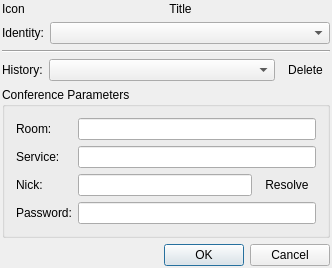
<?xml version="1.0" encoding="UTF-8"?>
<ui version="4.0">
 <class>JoinMultiChatDialogClass</class>
 <widget class="QDialog" name="JoinMultiChatDialogClass">
  <property name="geometry">
   <rect>
    <x>0</x>
    <y>0</y>
    <width>332</width>
    <height>250</height>
   </rect>
  </property>
  <layout class="QVBoxLayout" name="verticalLayout">
   <property name="leftMargin">
    <number>2</number>
   </property>
   <property name="topMargin">
    <number>2</number>
   </property>
   <property name="rightMargin">
    <number>2</number>
   </property>
   <property name="bottomMargin">
    <number>2</number>
   </property>
   <item>
    <layout class="QHBoxLayout" name="horizontalLayout">
     <item>
      <widget class="QLabel" name="lblIcon">
       <property name="text">
        <string>Icon</string>
       </property>
      </widget>
     </item>
     <item>
      <widget class="QLabel" name="lblTitle">
       <property name="sizePolicy">
        <sizepolicy hsizetype="Expanding" vsizetype="Preferred">
         <horstretch>0</horstretch>
         <verstretch>0</verstretch>
        </sizepolicy>
       </property>
       <property name="text">
        <string>Title</string>
       </property>
       <property name="alignment">
        <set>Qt::AlignCenter</set>
       </property>
      </widget>
     </item>
    </layout>
   </item>
   <item>
    <layout class="QHBoxLayout" name="hltIdentity">
     <item>
      <widget class="QLabel" name="lblIdentity">
       <property name="text">
        <string>Identity:</string>
       </property>
       <property name="textFormat">
        <enum>Qt::PlainText</enum>
       </property>
       <property name="buddy">
        <cstring>cmbStreamJid</cstring>
       </property>
      </widget>
     </item>
     <item>
      <widget class="QComboBox" name="cmbStreamJid">
       <property name="sizePolicy">
        <sizepolicy hsizetype="Expanding" vsizetype="Fixed">
         <horstretch>0</horstretch>
         <verstretch>0</verstretch>
        </sizepolicy>
       </property>
       <property name="sizeAdjustPolicy">
        <enum>QComboBox::AdjustToMinimumContentsLength</enum>
       </property>
      </widget>
     </item>
    </layout>
   </item>
   <item>
    <widget class="Line" name="line">
     <property name="orientation">
      <enum>Qt::Horizontal</enum>
     </property>
    </widget>
   </item>
   <item>
    <layout class="QHBoxLayout" name="hltHistory">
     <item>
      <widget class="QLabel" name="lblHistory">
       <property name="text">
        <string>History:</string>
       </property>
       <property name="textFormat">
        <enum>Qt::PlainText</enum>
       </property>
       <property name="buddy">
        <cstring>cmbHistory</cstring>
       </property>
      </widget>
     </item>
     <item>
      <widget class="QComboBox" name="cmbHistory">
       <property name="sizePolicy">
        <sizepolicy hsizetype="Expanding" vsizetype="Fixed">
         <horstretch>0</horstretch>
         <verstretch>0</verstretch>
        </sizepolicy>
       </property>
       <property name="sizeAdjustPolicy">
        <enum>QComboBox::AdjustToMinimumContentsLength</enum>
       </property>
      </widget>
     </item>
     <item>
      <widget class="QToolButton" name="tlbDeleteHistory">
       <property name="text">
        <string>Delete</string>
       </property>
       <property name="autoRaise">
        <bool>true</bool>
       </property>
      </widget>
     </item>
    </layout>
   </item>
   <item>
    <widget class="QGroupBox" name="grbConference">
     <property name="title">
      <string>Conference Parameters</string>
     </property>
     <layout class="QGridLayout" name="gridLayout">
      <item row="0" column="0">
       <widget class="QLabel" name="lblRoom">
        <property name="text">
         <string>Room:</string>
        </property>
       </widget>
      </item>
      <item row="0" column="1" colspan="2">
       <widget class="QLineEdit" name="lneRoom"/>
      </item>
      <item row="1" column="0">
       <widget class="QLabel" name="lblService">
        <property name="text">
         <string>Service:</string>
        </property>
        <property name="textFormat">
         <enum>Qt::PlainText</enum>
        </property>
        <property name="buddy">
         <cstring>lneService</cstring>
        </property>
       </widget>
      </item>
      <item row="1" column="1" colspan="2">
       <widget class="QLineEdit" name="lneService"/>
      </item>
      <item row="2" column="0">
       <widget class="QLabel" name="lblNick">
        <property name="text">
         <string>Nick:</string>
        </property>
        <property name="textFormat">
         <enum>Qt::PlainText</enum>
        </property>
        <property name="buddy">
         <cstring>lneNick</cstring>
        </property>
       </widget>
      </item>
      <item row="2" column="1">
       <widget class="QLineEdit" name="lneNick"/>
      </item>
      <item row="2" column="2">
       <widget class="QToolButton" name="tlbResolveNick">
        <property name="sizePolicy">
         <sizepolicy hsizetype="Preferred" vsizetype="Fixed">
          <horstretch>0</horstretch>
          <verstretch>0</verstretch>
         </sizepolicy>
        </property>
        <property name="text">
         <string>Resolve</string>
        </property>
        <property name="autoRaise">
         <bool>true</bool>
        </property>
       </widget>
      </item>
      <item row="3" column="0">
       <widget class="QLabel" name="lblPassword">
        <property name="text">
         <string>Password:</string>
        </property>
        <property name="textFormat">
         <enum>Qt::PlainText</enum>
        </property>
        <property name="buddy">
         <cstring>lnePassword</cstring>
        </property>
       </widget>
      </item>
      <item row="3" column="1" colspan="2">
       <widget class="QLineEdit" name="lnePassword">
        <property name="echoMode">
         <enum>QLineEdit::PasswordEchoOnEdit</enum>
        </property>
       </widget>
      </item>
     </layout>
    </widget>
   </item>
   <item>
    <widget class="QDialogButtonBox" name="btbButtons">
     <property name="standardButtons">
      <set>QDialogButtonBox::Cancel|QDialogButtonBox::Ok</set>
     </property>
    </widget>
   </item>
  </layout>
 </widget>
 <layoutdefault spacing="6" margin="11"/>
 <tabstops>
  <tabstop>lneRoom</tabstop>
  <tabstop>lneService</tabstop>
  <tabstop>lneNick</tabstop>
  <tabstop>tlbResolveNick</tabstop>
  <tabstop>lnePassword</tabstop>
  <tabstop>btbButtons</tabstop>
  <tabstop>cmbStreamJid</tabstop>
  <tabstop>cmbHistory</tabstop>
  <tabstop>tlbDeleteHistory</tabstop>
 </tabstops>
 <resources/>
 <connections>
  <connection>
   <sender>btbButtons</sender>
   <signal>rejected()</signal>
   <receiver>JoinMultiChatDialogClass</receiver>
   <slot>reject()</slot>
   <hints>
    <hint type="sourcelabel">
     <x>359</x>
     <y>299</y>
    </hint>
    <hint type="destinationlabel">
     <x>380</x>
     <y>177</y>
    </hint>
   </hints>
  </connection>
 </connections>
</ui>
